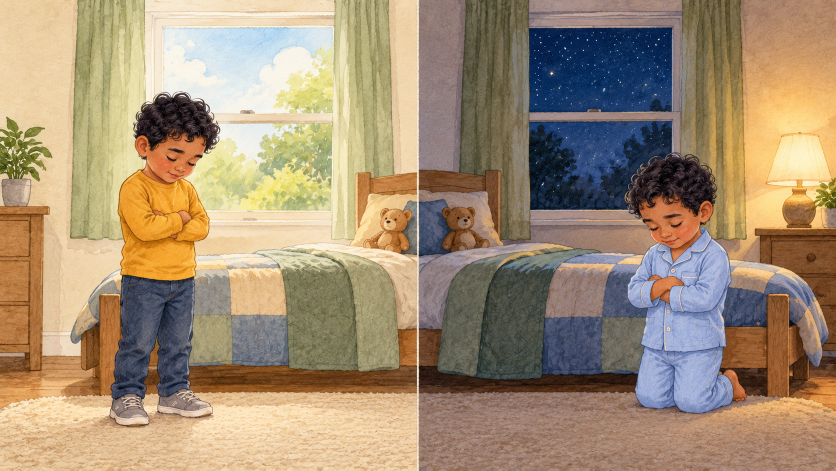
#> input picture songs/close-as-a-quiet-prayer/images/01.png, 1672 x 941 px (shown at 1/2 size)
$ python -i build_deck.py   (imports and definitions only)
#> lines starting #> are read from the running program, lines starting #| are printed output that depends on the picture
#!/usr/bin/env python3
"""Build the Close as a Quiet Prayer singalong deck.

Uses images/NN.png where present. Any slide whose image is missing is drawn
text-only per references/text-slide-design-spec.md, so the deck is usable
tonight and upgrades itself as images are committed.

    python3 build_deck.py            # illustrated where possible
    python3 build_deck.py --text     # force text-only for every slide
    python3 build_deck.py --png      # also export 1920x1080 PNGs
"""
import argparse, re, subprocess, sys, tempfile
from pathlib import Path
from PIL import Image, ImageDraw, ImageFilter, ImageFont
from pptx import Presentation
from pptx.util import Inches, Pt
from pptx.dml.color import RGBColor
from pptx.enum.text import PP_ALIGN, MSO_ANCHOR

HERE = Path(__file__).resolve().parent
TITLE = "Close as a Quiet Prayer"
CREDIT = "Words and music: Sally DeFord  ·  Hymns—For Home and Church, 1030"

# Slide position -> image number (title first). Refrain image 03 repeats.
IMAGE_FOR = ["11", "01", "02", "03", "04", "05", "06", "03", "07", "03", "08", "09", "10", "03"]

# ---- DESIGN SPEC -----------------------------------------------------------
W_IN, H_IN = 13.333, 7.5
RENDER = (2000, 1125)
FONT_BOLD = "/usr/share/fonts/truetype/liberation/LiberationSans-Bold.ttf"
# Illustrated (matches Holding Hands): bottom scrim, bottom-anchored lyrics
SCRIM_FRAC, SCRIM_ALPHA, SCRIM_EXP = 0.40, 240, 1.15
ILL_BOX = (0.55, 5.20, 12.233, 1.95)       # x, y, w, h in inches
ILL_MAX_PT, ILL_MIN_PT = 40, 32
ILL_USABLE_IN = 11.9
# Text-only (references/text-slide-design-spec.md)
NAVY_TOP, NAVY_BOT, LIFT = (0x1C, 0x2E, 0x4E), (0x0A, 0x11, 0x20), (0x2E, 0x46, 0x70)
TITLE_TOP = (0x24, 0x38, 0x5C)
# [1 line that did not run here, left out]
TXT_BOX = (0.667, 1.30, 12.0, 5.2)
TXT_USABLE_IN, TXT_RANGE, TXT_FLOOR = 11.6, (28, 60), 44
LINE_SPACING = 1.35
# ---------------------------------------------------------------------------

CLAUSE_BEFORE = {"and", "or", "when", "but"}
BREAK_BEFORE = {"of", "in", "to", "with", "that", "who", "around", "for", "by", "anytime,"}


def width_in(text, pt):
    return ImageFont.truetype(FONT_BOLD, pt * 10).getlength(text) / 10 / 72


# [39 lines left out: functions smart_break, parse_lyrics, fit_lines, not called in this run]


def cover(path):
#> called with path = 'images/01.png'
    im = Image.open(path).convert("RGB")
#> im is the input picture: PIL image 1672x941 RGB; mean R, G, B 163.1, 142.7, 116.6
    r = im.width / im.height
#> r = 1.78
    if abs(r - 16 / 9) > 0.01:
        print(f"  warning: {path.name} is {im.width}x{im.height} ({r:.3f}), not 16:9; center-cropping")
    tw, th = (im.width, round(im.width * 9 / 16)) if r < 16 / 9 else (round(im.height * 16 / 9), im.height)
#> tw = 1672; th = 940
    l, t = (im.width - tw) // 2, (im.height - th) // 2
#> l = 0; t = 0
    return im.crop((l, t, l + tw, t + th)).resize(RENDER, Image.LANCZOS)


def scrimmed(path):
    im = cover(path).convert("RGBA")
#> im: PIL image 2000x1125 RGBA
    w, h = RENDER
    band = int(h * SCRIM_FRAC)
    grad = Image.new("L", (1, band))
    for y in range(band):
        grad.putpixel((0, y), int(SCRIM_ALPHA * (y / (band - 1)) ** SCRIM_EXP))
    over = Image.new("RGBA", (w, h), (0, 0, 0, 0))
#> over: PIL image 2000x1125 RGBA; every value is 0
    over.paste(Image.new("RGBA", (w, band), (0, 0, 0, 255)), (0, h - band), grad.resize((w, band)))
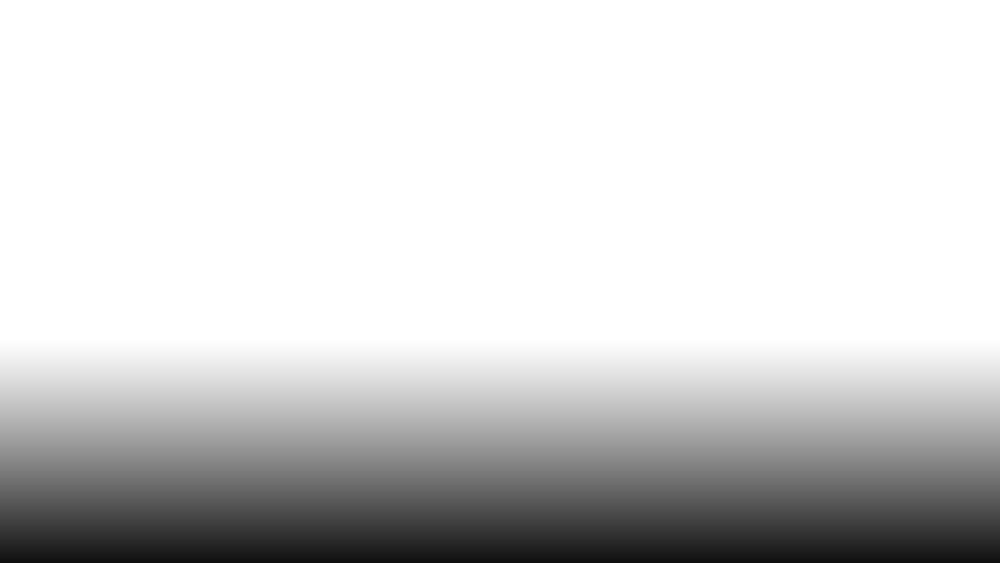
#> over: PIL image 2000x1125 RGBA (shown at 1/2 size); mean R, G, B, A 0, 0, 0, 44.5; transparent parts drawn white
    return Image.alpha_composite(im, over).convert("RGB")
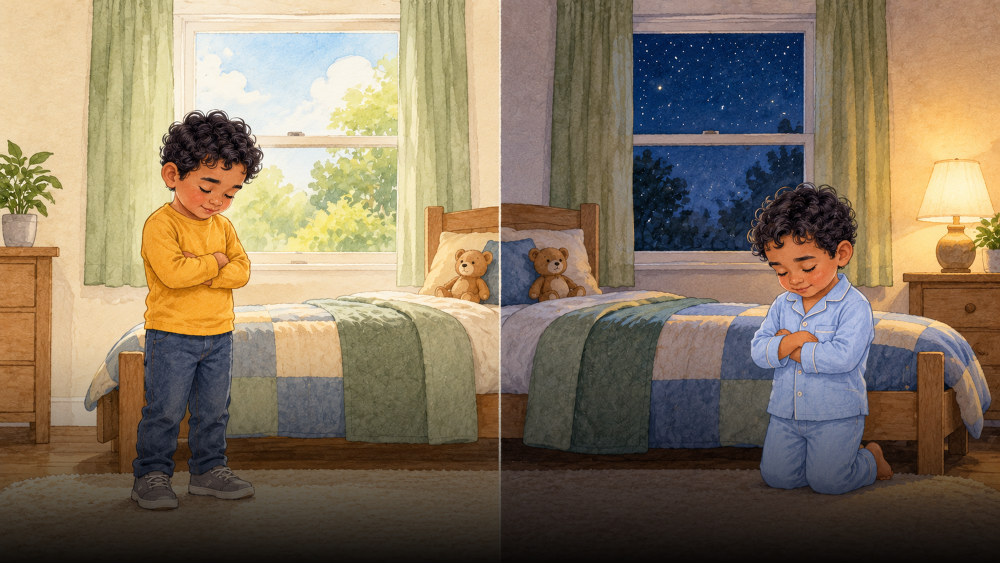
#> returned value: PIL image 2000x1125 RGB (shown at 1/2 size); mean R, G, B 133.2, 117.9, 96.3


# [94 lines left out: functions navy, add_bg, add_text, main, not called in this run]


# [2 lines not run here, left out]

>>> result = scrimmed('images/01.png')

$ run again, on songs/close-as-a-quiet-prayer/images/05.png
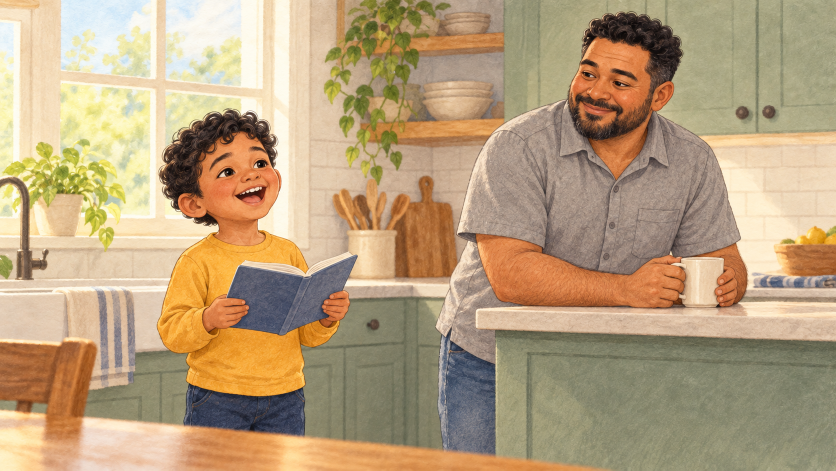
#> input picture songs/close-as-a-quiet-prayer/images/05.png, 1672 x 941 px (shown at 1/2 size)
#> in cover, im is the input picture: PIL image 1672x941 RGB; mean R, G, B 184, 160, 125.8
#> im: PIL image 2000x1125 RGBA
#> in scrimmed, `return Image.alpha_composite(im, over).convert("RGB")`:
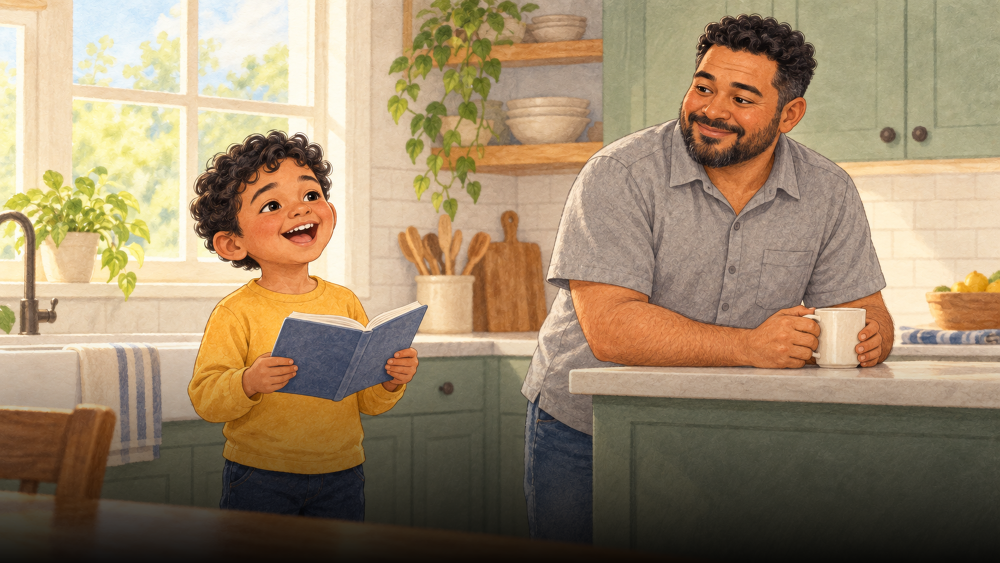
#> returned value: PIL image 2000x1125 RGB (shown at 1/2 size); mean R, G, B 155.2, 134.9, 106.5

$ run again, on songs/close-as-a-quiet-prayer/images/06.png
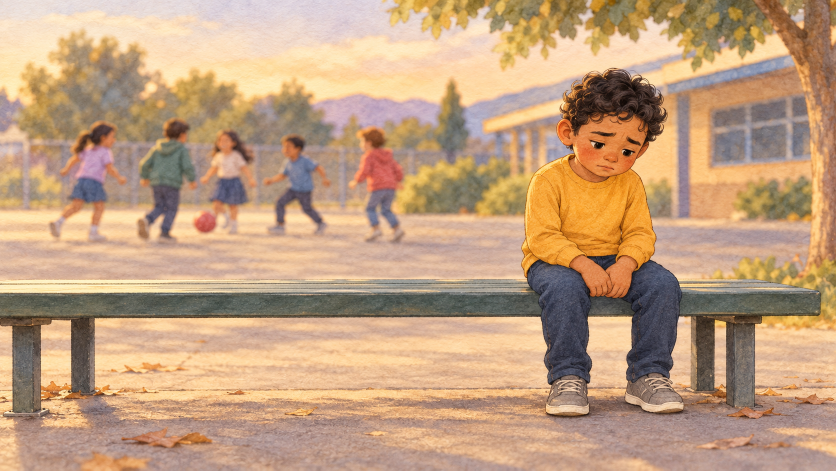
#> input picture songs/close-as-a-quiet-prayer/images/06.png, 1672 x 941 px (shown at 1/2 size)
#> in cover, im is the input picture: PIL image 1672x941 RGB; mean R, G, B 193, 159.1, 127.8
#> im: PIL image 2000x1125 RGBA
#> in scrimmed, `return Image.alpha_composite(im, over).convert("RGB")`:
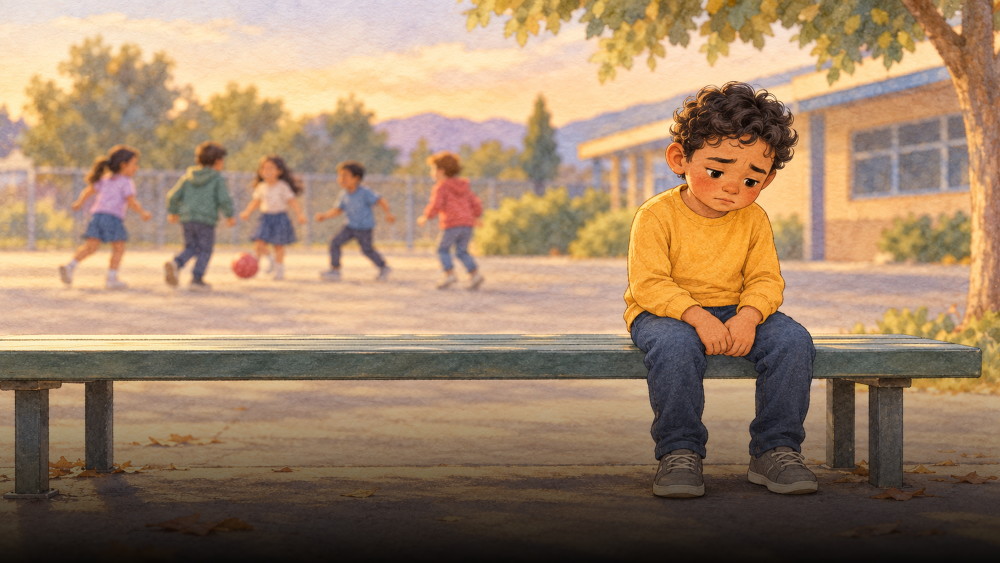
#> returned value: PIL image 2000x1125 RGB (shown at 1/2 size); mean R, G, B 159.3, 131.8, 105

$ run again, on songs/close-as-a-quiet-prayer/images/07.png
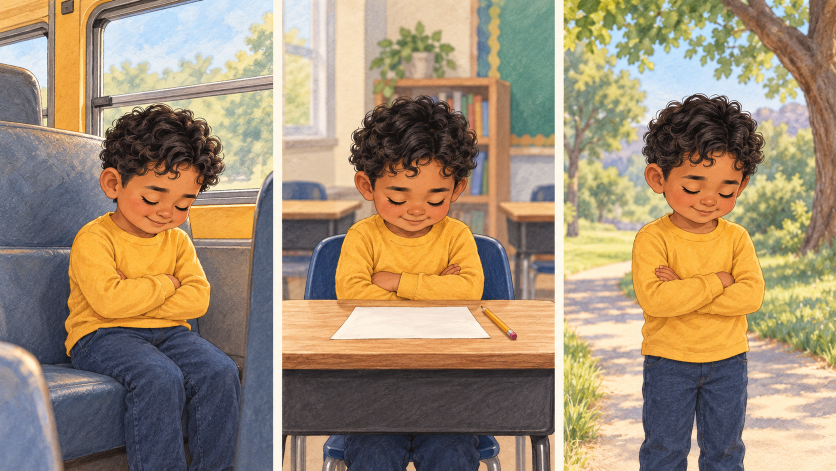
#> input picture songs/close-as-a-quiet-prayer/images/07.png, 1672 x 941 px (shown at 1/2 size)
#> in cover, im is the input picture: PIL image 1672x941 RGB; mean R, G, B 161.1, 141.9, 116.2
#> im: PIL image 2000x1125 RGBA
#> in scrimmed, `return Image.alpha_composite(im, over).convert("RGB")`:
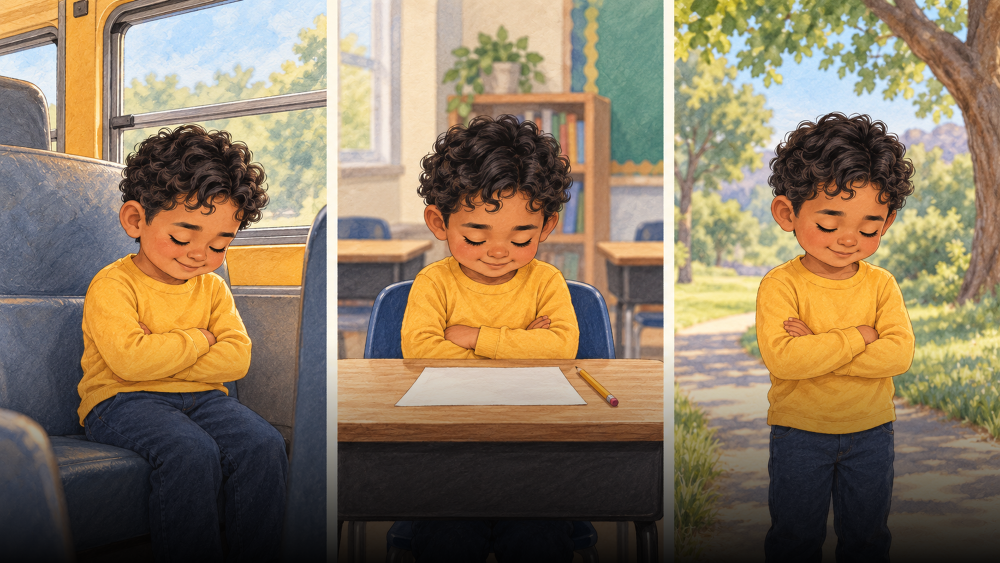
#> returned value: PIL image 2000x1125 RGB (shown at 1/2 size); mean R, G, B 139.4, 122, 97.2
